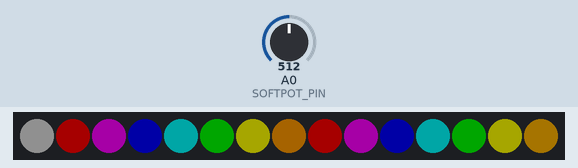
Bench run of a sketch on a simulated Arduino Uno, built with avr-gcc and run on an emulated ATmega328P. Parts: 15 RGB LEDs in strip order, left to right. The inputs (shaded band) are chosen by the test bench; at power-on: A0 (SOFTPOT_PIN) = 512. Dim RGB values are drawn brighter than linear.

Above: at 0.1 s.
At 1.1 s:
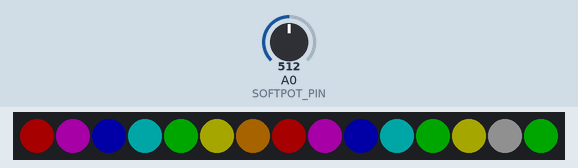
At 3.1 s:
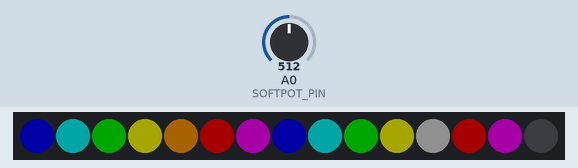
At 5.1 s:
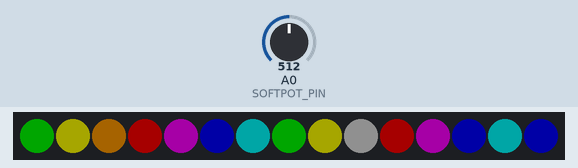
At 7.1 s:
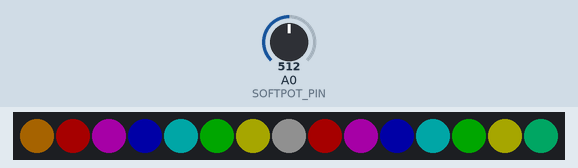
At 10.1 s:
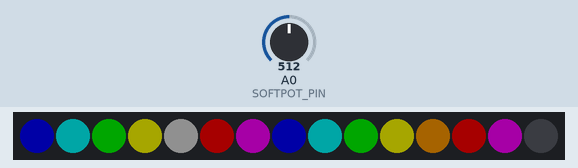

The sketch:

circularShift.ino
```cpp
#include <Adafruit_NeoPixel.h>


#define PIN 6
#define SOFTPOT_PIN A0

// Parameter 1 = number of pixels in strip
// Parameter 2 = Arduino pin number (most are valid)
// Parameter 3 = pixel type flags, add together as needed:
//   NEO_KHZ800  800 KHz bitstream (most NeoPixel products w/WS2812 LEDs)
//   NEO_KHZ400  400 KHz (classic 'v1' (not v2) FLORA pixels, WS2811 drivers)
//   NEO_GRB     Pixels are wired for GRB bitstream (most NeoPixel products)
//   NEO_RGB     Pixels are wired for RGB bitstream (v1 FLORA pixels, not v2)
Adafruit_NeoPixel strip = Adafruit_NeoPixel(15, PIN, NEO_GRB + NEO_KHZ800);
int sensorValue = 0;

// IMPORTANT: To reduce NeoPixel burnout risk, add 1000 uF capacitor across
// pixel power leads, add 300 - 500 Ohm resistor on first pixel's data input
// and minimize distance between Arduino and first pixel.  Avoid connecting
// on a live circuit...if you must, connect GND first.

// How many LED's there are and rainbow definition
const int LED_L = 15;
int red[LED_L] = { 100, 255, 255,   0,   0,   0, 255, 255, 255, 255,   0,   0,   0, 255, 255};
int green[LED_L]= {100,  0,   0,   0, 255, 255, 255, 150,   0,   0,   0, 255, 255, 255, 180};
int blue[LED_L] = {100,  0, 255, 255, 255,   0,   0,   0,   0, 255, 255, 255,   0,   0,   0};

void setup() {
  strip.begin();
  strip.setBrightness(40);
  strip.show(); // Initialize all pixels to 'off'
  for (int i = 0; i < LED_L; i++){
    strip.setPixelColor(i,
      strip.Color(red[i],green[i],blue[i]));
  }
}

int range = 1024/3;
int min_val = 1024/3;

void loop() {
  sensorValue = (analogRead(SOFTPOT_PIN) - min_val) * 3;
  for (int i = 0; i < LED_L; i++){
    strip.setPixelColor(i,
      strip.Color(red[i],green[i],blue[i]));
  }
  shiftLeft();

  strip.show();
  delay(1000);
}

uint32_t Wheel(byte WheelPos) {
  if(WheelPos < 85) {
   return strip.Color(WheelPos * 3, 255 - WheelPos * 3, 0);
  } else if(WheelPos < 170) {
   WheelPos -= 85;
   return strip.Color(255 - WheelPos * 3, 0, WheelPos * 3);
  } else {
   WheelPos -= 170;
   return strip.Color(0, WheelPos * 3, 255 - WheelPos * 3);
  }
}

void shiftLeft(){
  for (int i = 0; i < LED_L; i++){
    if (i == 0){
      red[LED_L-1] = red[0];
      blue[LED_L-1] = blue[0];
      green[LED_L-1] = green[0];
    }
    red[i] = red[i + 1];
    blue[i] = blue[i + 1];
    green[i] = green[i + 1];
  }
}

void shiftRight(){
  for (int i = LED_L; i > 0; i--){
    if ( i == (LED_L-1) ){
      red[0] = red[LED_L-1];
      green[0] = green[LED_L-1];
      blue[0] = blue[LED_L-1];
      //continue;
    }
    red[i] = red[i - 1];
    blue[i] = blue[i - 1];
    green[i] = green[i - 1];
  }
}
```

Measured:
- by itself, everything shown: repeats every 14.0 s, in 14 steps
- what the display in image 1 shows lasts 1.0 s, from 1.0 s to 2.0 s
